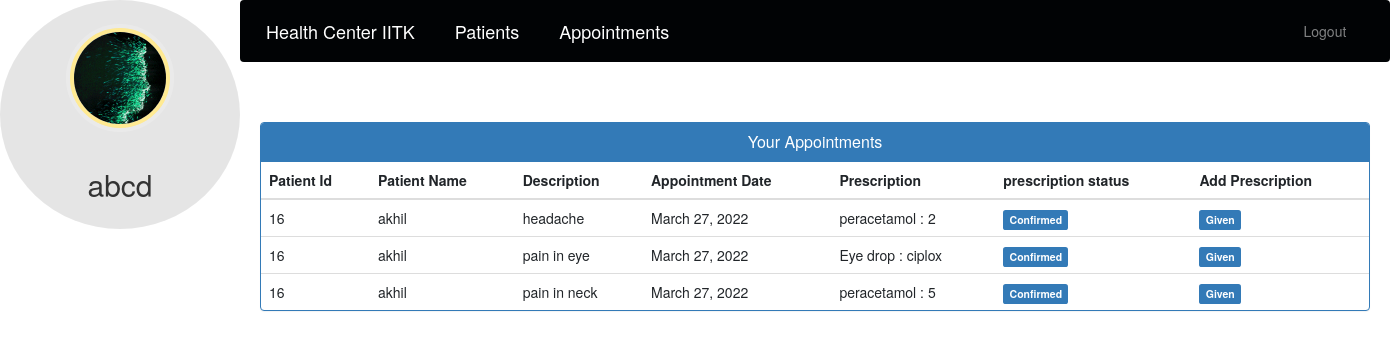
The page /doctor-view-appointment (signed in) on the database its author committed.
### hospital/models.py (models this page shows, shortened)
class Doctor(models.Model):
    user = models.OneToOneField(User, on_delete=models.CASCADE)
    profile_pic = models.ImageField(
        upload_to='profile_pic/DoctorProfilePic/', null=True, blank=True)
    address = models.CharField(max_length=40)
    mobile = models.CharField(max_length=20, null=True)
    department = models.CharField(
        max_length=50, choices=departments, default='Cardiologist')
    status = models.BooleanField(default=False)

class Appointment(models.Model):
    patientId = models.PositiveIntegerField(null=True)
    doctorId = models.PositiveIntegerField(null=True)
    patientName = models.CharField(max_length=40, null=True)
    doctorName = models.CharField(max_length=40, null=True)
    appointmentDate = models.DateField(auto_now=True)
    description = models.TextField(max_length=500)
    prescription = models.TextField(max_length=500, null=True, default="")
    pre_stat = models.BooleanField(default=False)
    status = models.BooleanField(default=True)

### hospital/views.py (the view)
# urls.py: path('doctor-view-appointment', views.doctor_view_appointment_view,
@login_required(login_url='doctorlogin')
@user_passes_test(is_doctor)
def doctor_view_appointment_view(request):
    doctor = models.Doctor.objects.get(user_id=request.user.id)
    appointments = models.Appointment.objects.all().filter(doctorId=request.user.id)
    return render(request, 'hospital/doctor_view_appointment.html', {'appointments': appointments, 'doctor': doctor})

### hospital/views.py (called while the page is built)
def is_doctor(user):
    return user.groups.filter(name='DOCTOR').exists()

### templates/hospital/doctor_view_appointment.html (shortened to what this page needs)
{% extends 'hospital/doctor_base.html' %}
{% block content %}
{%load static%}
<head>
  <link href="//netdna.bootstrapcdn.com/bootstrap/3.0.0/css/bootstrap.min.css" rel="stylesheet" id="bootstrap-css">
</head>
<div class="container">
  <div class="panel panel-primary">
    <div class="panel-heading">
      <h6 class="panel-title">Your Appointments</h6>
    </div>
    <table class="table table-hover" id="dev-table">
      <thead>
        <tr>
          <th>Patient Id</th>
          <th>Patient Name</th>
          <th>Description</th>
          <th>Appointment Date</th>
          <th>Prescription</th>
          <th>prescription status</th>
          <th>Add Prescription</th>
        </tr>
      </thead>
      {% for a in appointments %}
      <tr>
        <td>{{a.patientId}}</td>
        <td>{{a.patientName}}</td>
        <td>{{a.description}}</td>
        <td>{{a.appointmentDate}}</td>
        <td>{{a.prescription}}</td>
        {%if a.pre_stat%}
        <td> <span class="label label-primary">Confirmed</span></td>
        {% else %}
        <td> <span class="label label-success">Pending</span></td>
        {% endif %}
        {%if a.pre_stat%}
        <td><span class="label label-primary">Given</span></span></a></td>
        {% else %}
        <td><a class="btn btn-primary btn-xs" href="{% url 'doctor-update-appointment' a.id  %}"><span
              class="glyphicon glyphicon-edit"></span></a></td>
        {% endif %}
      </tr>
      {% endfor %}
    </table>
  </div>
</div>
{% endblock content %}

### templates/hospital/doctor_base.html (shortened to what this page needs)
<!DOCTYPE html>
{% load static %}
<html lang="en">
<head>
  <link rel="stylesheet" href="https://stackpath.bootstrapcdn.com/bootstrap/4.3.1/css/bootstrap.min.css">
  <link rel="stylesheet" href="https://maxcdn.bootstrapcdn.com/font-awesome/4.7.0/css/font-awesome.min.css">
</head>
<body>
  <nav class="menu" tabindex="0">
    <header class="avatar">
      <img src="{% static doctor.profile_pic.url %}" alt="Profile Pic" />
      <br><br>
      <h2>{{request.user.first_name}}</h2>
    </header>
  </nav>
  <main>
    <div class="bs-example">
      <nav class="navbar navbar-expand-md  navbar-dark fixed-top" style="background:#010305;">
        <a href="/doctor-dashboard" class="navbar-brand">Health Center IITK</a>
        <a href="/doctor-patient" class="navbar-brand">Patients</a>
        <a href="/doctor-view-appointment  " class="navbar-brand">Appointments</a>
        <div class="collapse navbar-collapse justify-content-between" id="navbarCollapse">
          <div class="navbar-nav" style=" margin-left: 90%;">
            <a href="/logout" class="nav-item nav-link">Logout</a>
          </div>
        </div>
      </nav>
    </div>
    <br><br>
    {% block content %}
    {% endblock content %}
    <br><br><br><br><br><br><br>
  </main>
</body>
</html>

### templates/hospital/doctor_base.html (style rules this page uses)
a:link { text-decoration: none; }
a { color: white; }
body { padding-left: 240px; }
main { position: relative; height: 100vh; }
.menu { background: transparent; height: 100vh; width: 240px; position: fixed; top: 0px; left: 0; z-index: 5; outline: none; }
.menu .avatar { background: rgba(0, 0, 0, 0.1); border-radius: 50%; padding: 2em 0.5em; text-align: center; }
.menu .avatar img { width: 100px; border-radius: 50%; overflow: hidden; border: 4px solid #ffea92; box-shadow: 0 0 0 4px rgba(255, 255, 255, 0.2); }
.menu .avatar h2 { font-weight: normal; margin-bottom: 0; }
body { background-image: url("https://spo.iitk.ac.in/preparation/images/1.jpg"); background-size: cover; background-repeat: no-repeat; }

### templates/hospital/doctor_view_appointment.html (style rules this page uses)
a:link { text-decoration: none; }
h6 { text-align: center; }

### rows shown on the page
Doctor: profile_pic (picture)
Appointment: patientId "16", patientName "akhil", description "headache", appointmentDate "March 27, 2022", prescription "peracetamol : 2", pre_stat "Confirmed"
Appointment: patientId "16", patientName "akhil", description "pain in eye", appointmentDate "March 27, 2022", prescription "Eye drop : ciplox", pre_stat "Confirmed"
Appointment: patientId "16", patientName "akhil", description "pain in neck", appointmentDate "March 27, 2022", prescription "peracetamol : 5", pre_stat "Confirmed"

### other values the page prints
{{ request.user.first_name }} "abcd"
